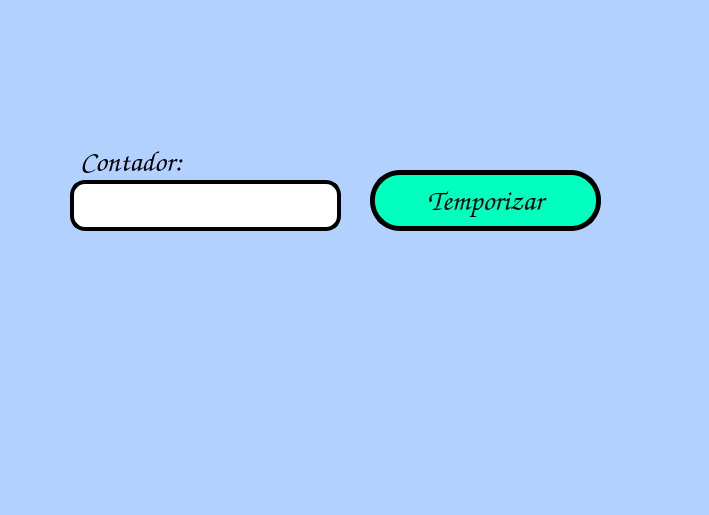
<?xml version="1.0" encoding="UTF-8"?>
<ui version="4.0">
 <class>MainWindow</class>
 <widget class="QMainWindow" name="MainWindow">
  <property name="geometry">
   <rect>
    <x>0</x>
    <y>0</y>
    <width>709</width>
    <height>515</height>
   </rect>
  </property>
  <property name="windowTitle">
   <string>MainWindow</string>
  </property>
  <property name="styleSheet">
   <string notr="true">background-color: rgb(178, 209, 255);</string>
  </property>
  <widget class="QWidget" name="centralwidget">
   <widget class="QLabel" name="imagen">
    <property name="geometry">
     <rect>
      <x>0</x>
      <y>10</y>
      <width>121</width>
      <height>101</height>
     </rect>
    </property>
    <property name="autoFillBackground">
     <bool>false</bool>
    </property>
    <property name="styleSheet">
     <string notr="true"/>
    </property>
    <property name="text">
     <string/>
    </property>
    <property name="pixmap">
     <pixmap resource="../Archivos/Recursos.qrc">:/logos/FIT_logo_vertical.png</pixmap>
    </property>
    <property name="scaledContents">
     <bool>true</bool>
    </property>
   </widget>
   <widget class="QLabel" name="imagen_2">
    <property name="geometry">
     <rect>
      <x>500</x>
      <y>-10</y>
      <width>181</width>
      <height>91</height>
     </rect>
    </property>
    <property name="autoFillBackground">
     <bool>false</bool>
    </property>
    <property name="styleSheet">
     <string notr="true"/>
    </property>
    <property name="text">
     <string/>
    </property>
    <property name="pixmap">
     <pixmap resource="../Archivos/Recursos.qrc">:/logos/log_uat_nuevo.png</pixmap>
    </property>
    <property name="scaledContents">
     <bool>true</bool>
    </property>
   </widget>
   <widget class="QLabel" name="imagen_3">
    <property name="geometry">
     <rect>
      <x>600</x>
      <y>370</y>
      <width>101</width>
      <height>91</height>
     </rect>
    </property>
    <property name="autoFillBackground">
     <bool>false</bool>
    </property>
    <property name="styleSheet">
     <string notr="true"/>
    </property>
    <property name="text">
     <string/>
    </property>
    <property name="pixmap">
     <pixmap resource="../Archivos/Recursos.qrc">:/ejercicios/ContornoTD.jpg</pixmap>
    </property>
    <property name="scaledContents">
     <bool>true</bool>
    </property>
   </widget>
   <widget class="QLabel" name="label">
    <property name="geometry">
     <rect>
      <x>80</x>
      <y>146</y>
      <width>171</width>
      <height>31</height>
     </rect>
    </property>
    <property name="font">
     <font>
      <family>Comic Sans MS</family>
      <pointsize>22</pointsize>
      <weight>9</weight>
      <italic>false</italic>
      <bold>false</bold>
     </font>
    </property>
    <property name="styleSheet">
     <string notr="true">font: 75 22pt &quot;Comic Sans MS&quot;;</string>
    </property>
    <property name="text">
     <string>Contador:</string>
    </property>
   </widget>
   <widget class="QLineEdit" name="txt_temporizador">
    <property name="geometry">
     <rect>
      <x>70</x>
      <y>180</y>
      <width>271</width>
      <height>51</height>
     </rect>
    </property>
    <property name="font">
     <font>
      <family>Comic Sans MS</family>
      <pointsize>22</pointsize>
      <weight>9</weight>
      <italic>false</italic>
      <bold>false</bold>
     </font>
    </property>
    <property name="styleSheet">
     <string notr="true">border: 4px solid black;
background-color: rgb(255, 255, 255);
border-radius: 15px;
font: 75 22pt &quot;Comic Sans MS&quot;;</string>
    </property>
    <property name="text">
     <string/>
    </property>
    <property name="alignment">
     <set>Qt::AlignCenter</set>
    </property>
   </widget>
   <widget class="QPushButton" name="btn_temporizar">
    <property name="geometry">
     <rect>
      <x>370</x>
      <y>170</y>
      <width>231</width>
      <height>61</height>
     </rect>
    </property>
    <property name="palette">
     <palette>
      <active>
       <colorrole role="Button">
        <brush brushstyle="SolidPattern">
         <color alpha="255">
          <red>3</red>
          <green>255</green>
          <blue>192</blue>
         </color>
        </brush>
       </colorrole>
       <colorrole role="Base">
        <brush brushstyle="SolidPattern">
         <color alpha="255">
          <red>3</red>
          <green>255</green>
          <blue>192</blue>
         </color>
        </brush>
       </colorrole>
       <colorrole role="Window">
        <brush brushstyle="SolidPattern">
         <color alpha="255">
          <red>3</red>
          <green>255</green>
          <blue>192</blue>
         </color>
        </brush>
       </colorrole>
      </active>
      <inactive>
       <colorrole role="Button">
        <brush brushstyle="SolidPattern">
         <color alpha="255">
          <red>3</red>
          <green>255</green>
          <blue>192</blue>
         </color>
        </brush>
       </colorrole>
       <colorrole role="Base">
        <brush brushstyle="SolidPattern">
         <color alpha="255">
          <red>3</red>
          <green>255</green>
          <blue>192</blue>
         </color>
        </brush>
       </colorrole>
       <colorrole role="Window">
        <brush brushstyle="SolidPattern">
         <color alpha="255">
          <red>3</red>
          <green>255</green>
          <blue>192</blue>
         </color>
        </brush>
       </colorrole>
      </inactive>
      <disabled>
       <colorrole role="Button">
        <brush brushstyle="SolidPattern">
         <color alpha="255">
          <red>3</red>
          <green>255</green>
          <blue>192</blue>
         </color>
        </brush>
       </colorrole>
       <colorrole role="Base">
        <brush brushstyle="SolidPattern">
         <color alpha="255">
          <red>3</red>
          <green>255</green>
          <blue>192</blue>
         </color>
        </brush>
       </colorrole>
       <colorrole role="Window">
        <brush brushstyle="SolidPattern">
         <color alpha="255">
          <red>3</red>
          <green>255</green>
          <blue>192</blue>
         </color>
        </brush>
       </colorrole>
      </disabled>
     </palette>
    </property>
    <property name="font">
     <font>
      <family>Comic Sans MS</family>
      <pointsize>22</pointsize>
      <weight>9</weight>
      <italic>false</italic>
      <bold>false</bold>
     </font>
    </property>
    <property name="whatsThis">
     <string>&lt;html&gt;&lt;head/&gt;&lt;body&gt;&lt;p&gt;&lt;span style=&quot; color:#ff5500;&quot;&gt;aserfg&lt;/span&gt;&lt;/p&gt;&lt;/body&gt;&lt;/html&gt;</string>
    </property>
    <property name="styleSheet">
     <string notr="true">background-color: rgb(3, 255, 192);
border: 5px solid black;
border-radius: 30px;
font: 75 22pt &quot;Comic Sans MS&quot;;</string>
    </property>
    <property name="text">
     <string>Temporizar</string>
    </property>
   </widget>
  </widget>
  <widget class="QMenuBar" name="menubar">
   <property name="geometry">
    <rect>
     <x>0</x>
     <y>0</y>
     <width>709</width>
     <height>26</height>
    </rect>
   </property>
  </widget>
  <widget class="QStatusBar" name="statusbar"/>
 </widget>
 <resources>
  <include location="../Archivos/Recursos.qrc"/>
 </resources>
 <connections/>
</ui>
